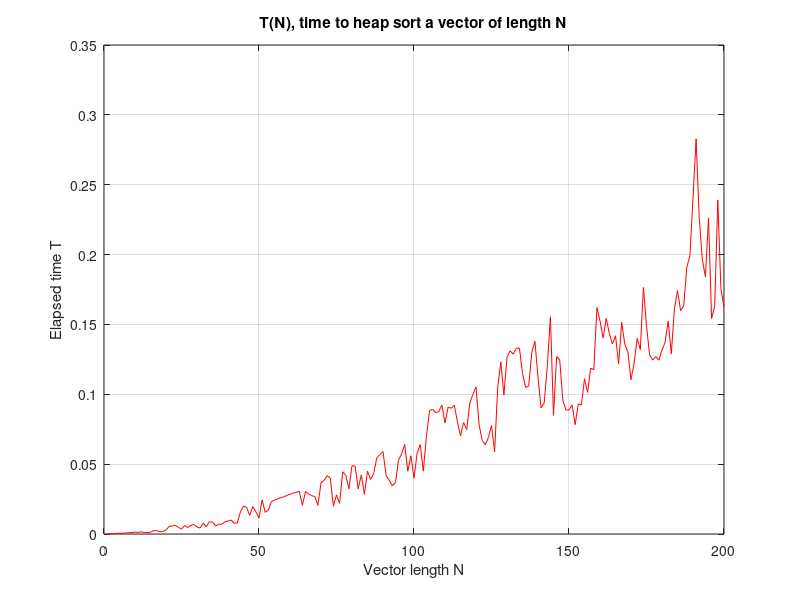

Recreate this plot in MATLAB. (Note: a time limit stopped this script after it produced the figure.)
function heapsort_complexity ( )

%*****************************************************************************80
%
%% HEAPSORT_COMPLEXITY examines the time required to perform a heap sort.
%
%  Licensing:
%
%    This code is distributed under the GNU LGPL license.
%
%  Modified:
%
%    23 December 2012
%
%  Author:
%
%    John Burkardt
%
  fprintf ( 1, '\n' );
  fprintf ( 1, 'HEAPSORT_COMPLEXITY\n' );
  fprintf ( 1, '  How does the time for heapsort increase with vector length N?\n' );
%
%  Get some data for N = 1 : 200.
%  Do the loop twice to avoid startup anomalies.
%
  for i = 1 : 2

    data_size = zeros ( 200, 1 );
    data_time = zeros ( 200, 1 );

    for n = 1 : 200
      a = rand ( n, 1 );
      tic;
      a_heap = r8vec_sort_heap_a ( n, a );
      data_size(n) = n;
      data_time(n) = toc;
    end

  end

  figure ( 1 )
  plot ( data_size, data_time, 'r-' )
  grid on
  xlabel ( 'Vector length N' );
  ylabel ( 'Elapsed time T' );
  title ( 'T(N), time to heap sort a vector of length N' );

  filename = 'heapsort_1to200.png';
  print ( '-dpng', filename );
  fprintf ( 1, '\n' );
  fprintf ( 1, '  Plot saved as "%s".\n', filename );
%
%  Get some data for N = 1, 2, 4, ..., 2^12.
%  Do the loop twice to avoid startup anomalies.
%
  for i = 1 : 2

    data_size = zeros ( 13, 1 );
    data_time = zeros ( 13, 1 );

    n = 1;

    for nlog = 0 : 12
      a = rand ( n, 1 );
      tic;
      a_heap = r8vec_sort_heap_a ( n, a );
      data_size(nlog+1) = n;
      data_time(nlog+1) = toc;
      n = n * 2;
    end

  end

  figure ( 2 )
  loglog ( data_size, data_time, 'r-o' )
  grid on
  xlabel ( 'Vector length N' );
  ylabel ( 'Elapsed time T' );
  title ( 'T(N), time to heap sort a vector of length N' );

  filename = 'heapsort_powersoftwo.png';
  print ( '-dpng', filename );
  fprintf ( 1, '\n' );
  fprintf ( 1, '  Plot saved as "%s".\n', filename );
%
%  Terminate.
%
  fprintf ( 1, '\n' );
  fprintf ( 1, 'HEAPSORT_COMPLEXITY:\n' );
  fprintf ( 1, '  Normal end of execution.\n' );

  return
end
function a_out = r8vec_heap_d ( n, a )

%*****************************************************************************80
%
%% R8VEC_HEAP_D reorders an R8VEC into an descending heap.
%
%  Discussion:
%
%    A descending heap is an array A with the property that, for every index J,
%    A(J) >= A(2*J) and A(J) >= A(2*J+1), (as long as the indices
%    2*J and 2*J+1 are legal).
%
%  Diagram:
%
%                  A(1)
%                /      \
%            A(2)         A(3)
%          /     \        /  \
%      A(4)       A(5)  A(6) A(7)
%      /  \       /   \
%    A(8) A(9) A(10) A(11)
%
%  Licensing:
%
%    This code is distributed under the GNU LGPL license.
%
%  Modified:
%
%    24 February 2004
%
%  Author:
%
%    John Burkardt
%
%  Reference:
%
%    A Nijenhuis and H Wilf,
%    Combinatorial Algorithms,
%    Academic Press, 1978, second edition,
%    ISBN 0-12-519260-6.
%
%  Parameters:
%
%    Input, integer N, the size of the input array.
%
%    Input, real A(N), an unsorted array.
%
%    Output, real A_OUT(N), the array has been reordered into a heap.
%
  a_out(1:n) = a(1:n);
%
%  Only nodes N/2 down to 1 can be "parent" nodes.
%
  for i = floor ( n/2 ) : -1 : 1
%
%  Copy the value out of the parent node.
%  Position IFREE is now "open".
%
    key = a_out(i);
    ifree = i;

    while ( 1 )
%
%  Positions 2*IFREE and 2*IFREE + 1 are the descendants of position
%  IFREE.  (One or both may not exist because they exceed N.)
%
      m = 2 * ifree;
%
%  Does the first position exist?
%
      if ( n < m )
        break;
      end
%
%  Does the second position exist?
%
      if ( m + 1 <= n )
%
%  If both positions exist, take the larger of the two values,
%  and update M if necessary.
%
        if ( a_out(m) < a_out(m+1) )
          m = m + 1;
        end

      end
%
%  If the large descendant is larger than KEY, move it up,
%  and update IFREE, the location of the free position, and
%  consider the descendants of THIS position.
%
      if ( a_out(m) <= key )
        break;
      end

      a_out(ifree) = a_out(m);
      ifree = m;

    end
%
%  Once there is no more shifting to do, KEY moves into the free spot IFREE.
%
    a_out(ifree) = key;

  end

  return
end
function a_sorted = r8vec_sort_heap_a ( n, a )

%*****************************************************************************80
%
%% R8VEC_SORT_HEAP_A ascending sorts an R8VEC using heap sort.
%
%  Licensing:
%
%    This code is distributed under the GNU LGPL license.
%
%  Modified:
%
%    30 April 2004
%
%  Author:
%
%    John Burkardt
%
%  Reference:
%
%    A Nijenhuis and H Wilf,
%    Combinatorial Algorithms,
%    Academic Press, 1978, second edition,
%    ISBN 0-12-519260-6.
%
%  Parameters:
%
%    Input, integer N, the number of entries in the array.
%
%    Input, real A(N), the array to be sorted;
%
%    Output, real A_SORTED(N), the sorted array.
%
  if ( n < 1 )
    a_sorted = [];
    return
  end

  if ( n == 1 )
    a_sorted(1) = a(1);
    return
  end
%
%  1: Put A into descending heap form.
%
  a_sorted = r8vec_heap_d ( n, a );
%
%  2: Sort A.
%
%  The largest object in the heap is in A(1).
%  Move it to position A(N).
%
  temp = a_sorted(1);
  a_sorted(1) = a_sorted(n);
  a_sorted(n) = temp;
%
%  Consider the diminished heap of size N1.
%
  for n1 = n-1 : -1 : 2
%
%  Restore the heap structure of A(1) through A(N1).
%
    a_sorted(1:n1) = r8vec_heap_d ( n1, a_sorted );
%
%  Take the largest object from A(1) and move it to A(N1).
%
    temp = a_sorted(1);
    a_sorted(1) = a_sorted(n1);
    a_sorted(n1) = temp;

  end

  return
end
